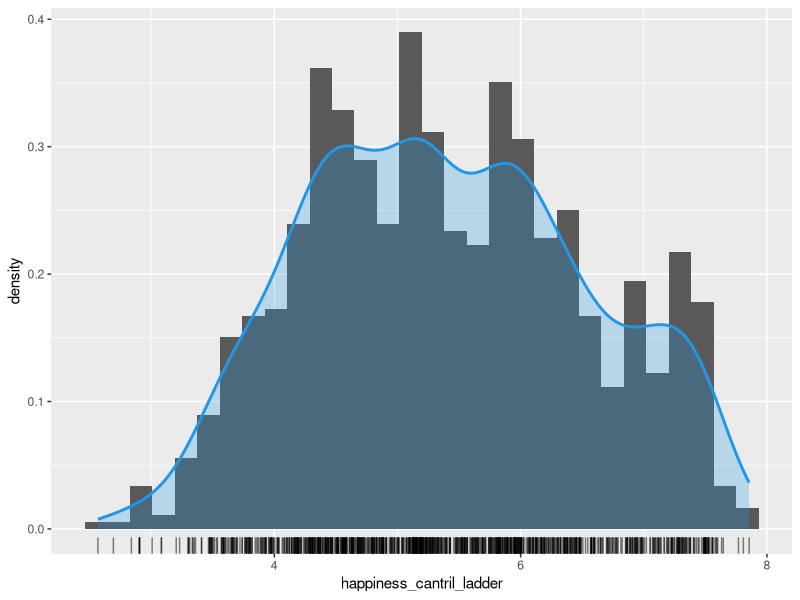
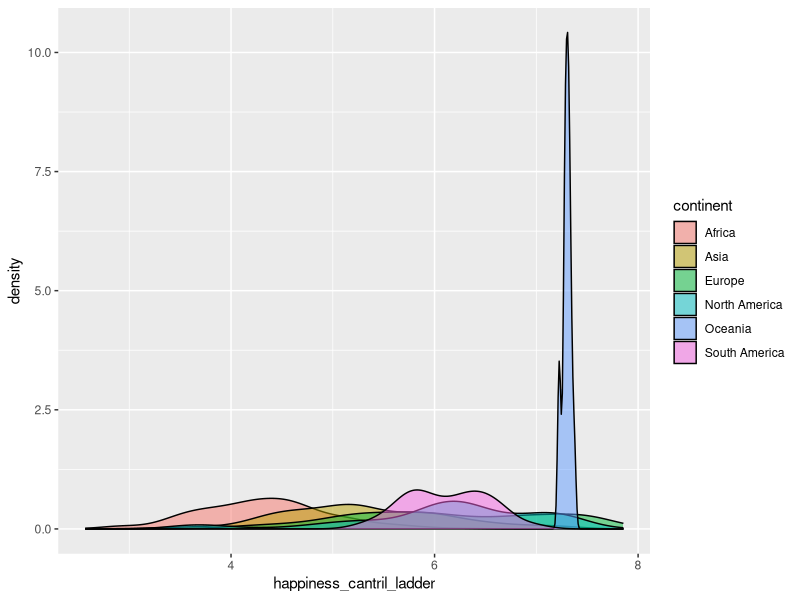
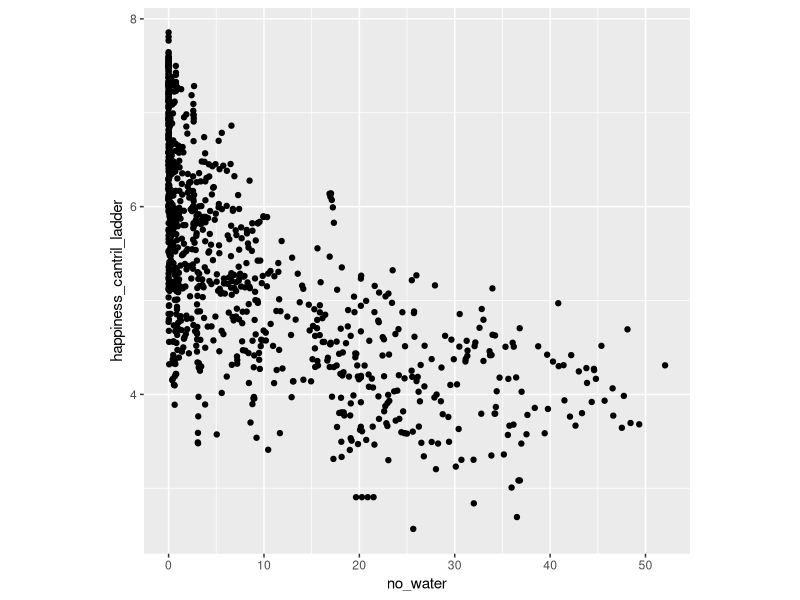
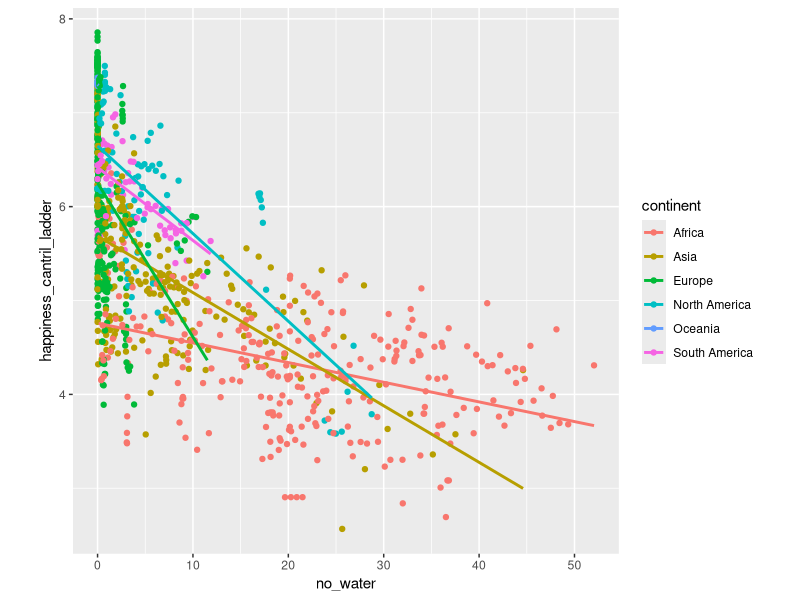
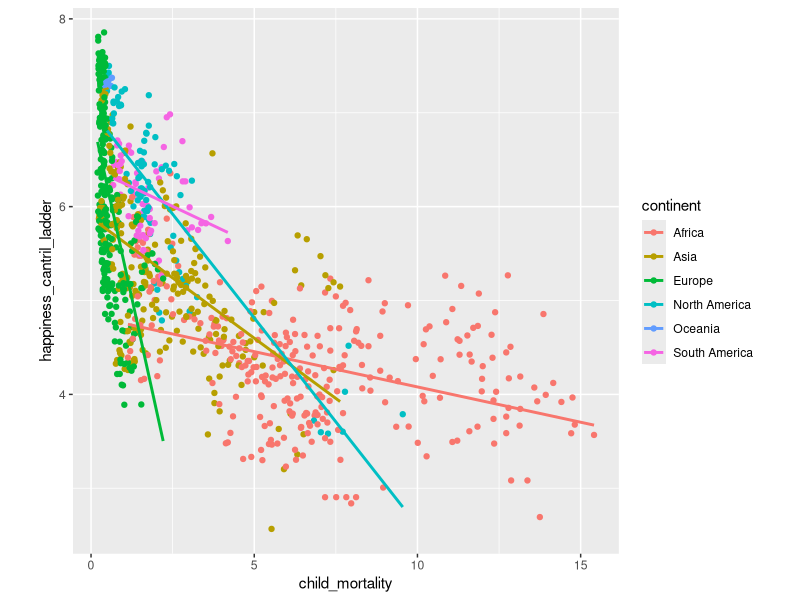
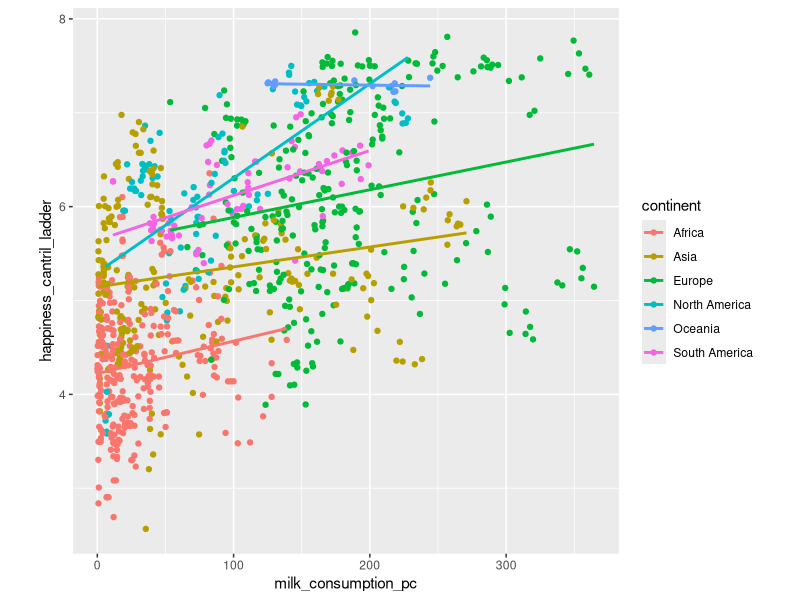
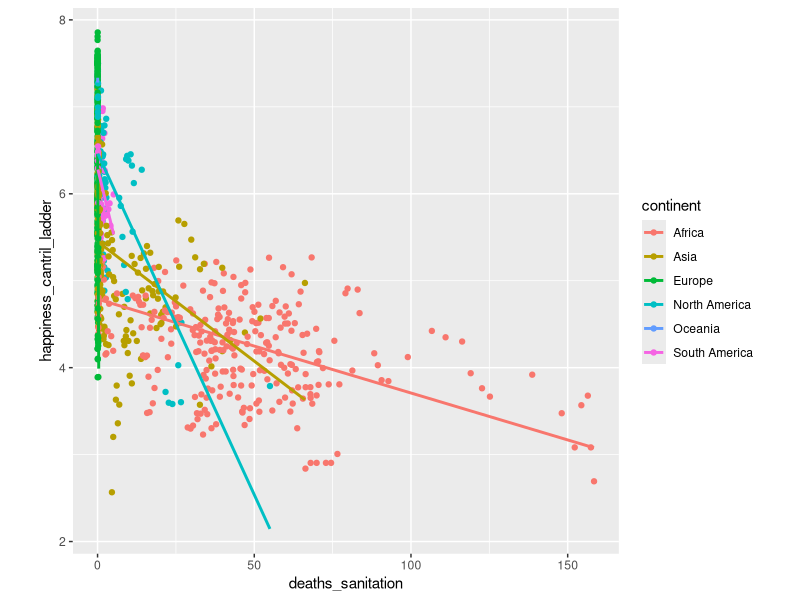
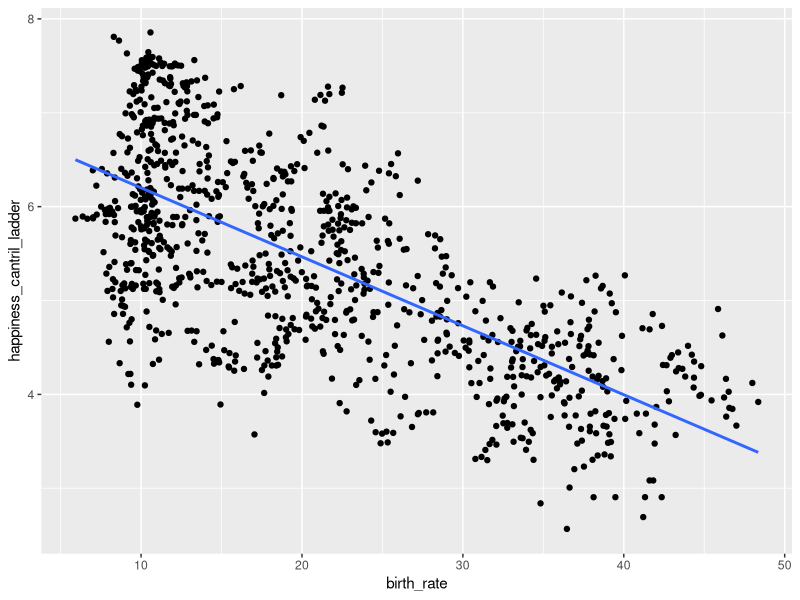

Generate these figures, in order, with R:
## ---- chunk 1
library(tidyverse)
library(gridExtra)
## ---- chunk 2
#| warning: false
#| message: false

# limpa área de trabalho
rm(list = ls())

# carrega pacote `tidyverse`
library(tidyverse)

# carrega dados
owid <- read_delim("data/owid.csv", delim = ",", col_names = TRUE)

# codifica variável `continent` como fator
owid$continent <- as.factor(owid$continent)

str(owid)
## ---- chunk 3
# verifica nomes das variáveis
summary(owid)

cat("\n")
print("Posição dos dados faltantes:")
which(is.na(owid))
## ---- chunk 4
ggplot(owid, aes(x = happiness_cantril_ladder)) +
    geom_histogram(aes(y = after_stat(density))) +
    # adiciona linha de densidade estimada (suavização)
    geom_density(
        lwd = 1, colour = 4,
        fill = 4, alpha = 0.25
    ) +
    # adiciona dispersão unidimensional de `mpg`
    geom_rug(alpha = 0.5)
## ---- chunk 5
# Densidade por continente
ggplot(owid, aes(x = happiness_cantril_ladder, fill = continent)) +
    geom_density(alpha = 0.5, position = "identity")
## ---- chunk 6
# Visualização
# Diagrama de dispersão
ggplot(owid, aes(x = no_water, y = happiness_cantril_ladder)) +
    # adiciona pontos
    geom_point() +
    theme(aspect.ratio = 1)
## ---- chunk 7
# Visualização
# Diagrama de dispersão
ggplot(owid, aes(x = no_water, y = happiness_cantril_ladder, color = continent)) +
    # adiciona pontos
    geom_point() +
    geom_smooth(method = "lm", se = FALSE) +
    theme(aspect.ratio = 1)
## ---- chunk 8
# Visualização
# Diagrama de dispersão
ggplot(owid, aes(x = child_mortality, y = happiness_cantril_ladder, color = continent)) +
    # adiciona pontos
    geom_point() +
    geom_smooth(method = "lm", se = FALSE) +
    theme(aspect.ratio = 1)

## ---- chunk 9
# Visualização
# Diagrama de dispersão
ggplot(owid, aes(x = milk_consumption_pc, y = happiness_cantril_ladder, color = continent)) +
    # adiciona pontos
    geom_point() +
    geom_smooth(method = "lm", se = FALSE) +
    theme(aspect.ratio = 1)
## ---- chunk 10
# Visualização
# Diagrama de dispersão
ggplot(owid, aes(x = deaths_sanitation, y = happiness_cantril_ladder, color = continent)) +
    # adiciona pontos
    geom_point() +
    geom_smooth(method = "lm", se = FALSE) +
    theme(aspect.ratio = 1)
## ---- chunk 11
# Constrói modelo de regressão linear simples para taxa de natalidade
owid_rls_birth <- lm(happiness_cantril_ladder ~ birth_rate, data = owid)
# Variável de resposta: happiness_cantril_ladder
# Variável explicativa: birth_rate
owid_rls_birth

# Constrói modelo de regressão linear simples para mortes por poluição do ar
owid_rls_Dair <- lm(happiness_cantril_ladder ~ deaths_air_pollution, data = owid)
# Variável de resposta: happiness_cantril_ladder
# Variável explicativa: deaths_air_pollution
owid_rls_Dair

# Constrói modelo de regressão linear simples para expectativa de escolaridade.
owid_rls_ExpSchool <- lm(happiness_cantril_ladder ~ expected_schooling, data = owid)
# Variável de resposta: happiness_cantril_ladder
# Variável explicativa: expected_schooling
owid_rls_ExpSchool

# Constrói modelo de regressão linear simples para expectativa de vida.
owid_rls_LifeExpec <- lm(happiness_cantril_ladder ~ life_expectancy, data = owid)
# Variável de resposta: happiness_cantril_ladder
# Variável explicativa: life_expectancy
owid_rls_LifeExpec
## ---- chunk 12
# gera gráfico de dispersão para taxa de natalidade
ggplot(owid, aes(x = birth_rate, y = happiness_cantril_ladder)) +
    geom_point() +
    # adiciona reta de regressão estimada
    geom_smooth(method = lm, se = FALSE)

# gera gráfico de dispersão para taxa de mortes por poluição do ar
ggplot(owid, aes(x = deaths_air_pollution, y = happiness_cantril_ladder)) +
    geom_point() +
    # adiciona reta de regressão estimada
    geom_smooth(method = lm, se = FALSE)

# gera gráfico de dispersão para taxa de natalidade
ggplot(owid, aes(x = expected_schooling, y = happiness_cantril_ladder)) +
    geom_point() +
    # adiciona reta de regressão estimada
    geom_smooth(method = lm, se = FALSE)

# gera gráfico de dispersão para expectativa de vida
ggplot(owid, aes(x = life_expectancy, y = happiness_cantril_ladder)) +
    geom_point() +
    # adiciona reta de regressão estimada
    geom_smooth(method = lm, se = FALSE)
## ---- chunk 13
# MSE para taxa de natalidade
print(paste("O MSE para taxa de natalidade é:", mean(owid_rls_birth$residuals^2)))

# MSE para mortes por poluição do ar
print(paste("O MSE para mortes por poluição do ar é:", mean(owid_rls_Dair$residuals^2)))

# MSE para expectativa de escolaridade
print(paste("O MSE para expectativa de escolaridade é:", mean(owid_rls_ExpSchool$residuals^2)))

# MSE para expectativa de vida"
print(paste("O MSE para expectativa de vida é:", mean(owid_rls_LifeExpec$residuals^2)))
## ---- chunk 14
# R² ajustado para taxa de natalidade
print("R² ajustado para taxa de natalidade")
summary(owid_rls_birth)$adj.r.squared

# R² ajustado para mortes por poluição do ar
print("R² ajustado para mortes por poluição do ar")
summary(owid_rls_Dair)$adj.r.squared

# R² ajustado para expectativa de escolaridade
print("R² ajustado para expectativa de escolaridade")
summary(owid_rls_ExpSchool)$adj.r.squared

# R² ajustado para expectativa de vida
print("R² ajustado para expectativa de vida")
summary(owid_rls_LifeExpec)$adj.r.squared
## ---- chunk 15
#| fig-width: 3
#| fig-height: 3


continentes <- c("Africa", "Asia", "Europe", "North America", "Oceania", "South America")
grandezas <- c("deaths_air_pollution")

regressoes <- matrix()

# Cria dataframes para cada continente
for (i in continentes) {
    print(paste("Continente: ", i))
    df_per_continent <- owid %>% filter(continent == i)

    temporary <- c()

    for (metrica in grandezas) {

        regressao <- lm(df_per_continent$happiness_cantril_ladder ~ df_per_continent[[metrica]])
        temporary <- temporary %>% append(regressao)

        newPlot <- df_per_continent %>%
            ggplot(aes(x = .data[[metrica]], y = happiness_cantril_ladder)) +
            geom_point() +
            # adiciona reta de regressão estimada
            geom_smooth(method = lm, se = FALSE)
        print(newPlot)
    }
    
    regressoes <- rbind(regressoes, temporary)
    print("----------------------------------------------------------------")
}

## ---- chunk 16
#| fig-width: 3
#| fig-height: 3

for (i in continentes) {
        
print(paste("Continente: ", i))
df_per_continent <- owid %>% filter(continent == i)
# df_per_continent %>% head(10) %>% print()

# summary(owid_rls_birth)$adj.r.squared

metrica <- grandezas[1]
regressao <- lm(df_per_continent$happiness_cantril_ladder ~ df_per_continent[[metrica]])
print(paste("O MSE associado a variável", metrica, "é de", round(mean(regressao$residuals^2), 4), ", conforme o modelo:"))

temporary <- temporary %>% append(regressao)
print(regressao)

newPlot <- df_per_continent %>%
    ggplot(aes(x = .data[[metrica]], y = happiness_cantril_ladder)) +
    geom_point() +
    # adiciona reta de regressão estimada
    geom_smooth(method = lm, se = FALSE) 
print(newPlot)
}
## ---- chunk 17
# Separando os dados para os continentes "North America" e "South America"

df_north_america <- owid %>% filter(continent == "North America")
df_south_america <- owid %>% filter(continent == "South America")

# Criando os modelos de regressão entre as variáveis deaths_air_pollution e happiness_cantril_ladder


deaths_air_pollution_north <- df_north_america$deaths_air_pollution

lm_north <- lm(df_north_america$happiness_cantril_ladder ~ deaths_air_pollution_north)

deaths_air_pollution_south <- df_south_america$deaths_air_pollution

lm_south <- lm(df_south_america$happiness_cantril_ladder ~ deaths_air_pollution_south)


# Intervalos de confiança para os coeficientes angulares

confint.lm(lm_north,level=0.95, parm = 2)
confint.lm(lm_south,level=0.95, parm = 2)

## ---- chunk 18
# valor de 50 para a variável deaths_air_pollution
Xn <- data.frame(deaths_air_pollution_north = 50)
Xs <- data.frame(deaths_air_pollution_south = 50)


# Construção dos intervalos de confiança 95%
ic_north <- predict.lm(lm_north, newdata = Xn, interval="confidence", level = 0.95)
ic_south <- predict.lm(lm_south, newdata = Xs, interval="confidence", level = 0.95)


result_line_north <- paste("North America: fit =", ic_north[1], "lower bound =", ic_north[2], "upper bound =", ic_north[3])
result_line_south <- paste("South America: fit =", ic_south[1], "lower bound =", ic_south[2], "upper bound =", ic_south[3])

print(result_line_north)
print(result_line_south)

## ---- chunk 19

# Construção de intervalos de previsão
ip_north <- predict.lm(lm_north, newdata = Xn, interval="prediction", level = 0.95)
ip_south <- predict.lm(lm_south, newdata = Xs, interval="prediction", level = 0.95)

